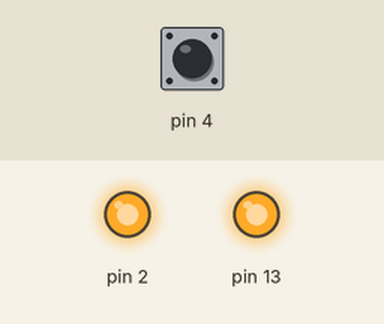
This sketch was run on a simulated Arduino Uno, built with avr-gcc and run on an emulated ATmega328P. Shown: output pins drawn as LEDs (lit = HIGH). Inputs (shaded band) come from the test bench; at power-on: pin 4 HIGH. At 9.7 s the program stops and its outputs stay as they are.

Above: at 1.5 s.
1.6 s: pin 4 pulled LOW for 0.15 s
At 2.14 s:
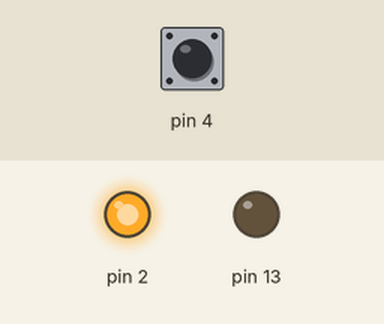
3.7 s: pin 4 pulled LOW for 3.2 s
At 10.0 s:
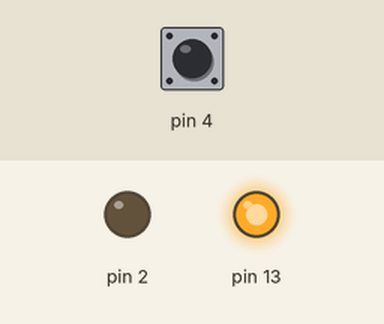
Timing chart, 0 to 11.2 s (numbered marks = the images above; inputs shaded):
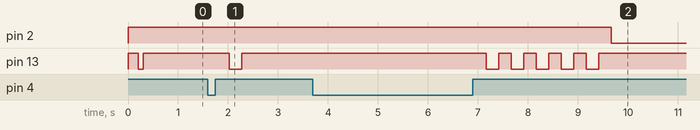

Measured:
- after the input at 1.6 s, pin 13: HIGH → LOW after 0.42 s, → HIGH 0.25 s later
- after the input at 3.7 s, pin 2: HIGH → LOW after 6.0 s; pin 13: alternates HIGH for 0.25 s and LOW for 0.25 s, 10 changes in all, then stays HIGH, starting after 3.5 s

The sketch:

xpowerbtn.ino
```cpp
#include <Arduino.h>
#include "buttn.h"

unsigned long btc=0;

button b1(4);

void setup()
{
  pinMode(2, OUTPUT);
  digitalWrite(2, 1);
  pinMode(13, OUTPUT);
  digitalWrite(13, 1);

  for(int i=10; i--; delay(BTN_PERIOD)) b1.debounce();
  while(b1.debounce()==1); // wait release
  digitalWrite(13, 0);
  delay(100);
  digitalWrite(13, 1);
}

void flashes(int n)
{
  for(;n--;) {
    digitalWrite(13,0);
    delay(250);
    digitalWrite(13,1);
    delay(250);
  }
}

void powerdown()
{
  digitalWrite(2, 0);
  for(;;);
}


void loop()
{
  unsigned long t=millis();
  if (t-btc >= BTN_PERIOD) {btc=t; switch(b1.poll()) {
    case BTN_CLICK: flashes(1); break;
    case BTN_DCLICK: flashes(2); break;
    case BTN_MCLICK: flashes(3); break;
    case BTN_LONG: flashes(5);
    powerdown(); break;
  }}
}
```

buttn.cpp
```cpp
#if defined(ARDUINO) && (ARDUINO >= 100)
#	include <Arduino.h>
#else
#	if !defined(IRPRONTO)
#		include <WProgram.h>
#	endif
#endif

#include "buttn.h"

button::button(int pin)
{
  p=pin;
  stat=BTN_NONE;
  prev=0; cnt=0; flt = 0; cc=0;
  pinMode(p, INPUT_PULLUP);
  for(int j=0; j < 8; j++) debounce();
}

#define TICKS_DC (BTN_DC/BTN_PERIOD)
#define TICKS_LC (BTN_LC/BTN_PERIOD)

byte button::poll()
{
  byte i = debounce();
  if (i == prev) {
    if (cnt != 255) cnt++;
    if (i==0 && cnt > TICKS_DC && stat != BTN_NONE) {
        if (stat == BTN_MCLICK && cc==1) i = BTN_DCLICK; else i=stat;
        stat = BTN_NONE;
        cc = 0;
        return i;
    }
    return BTN_NONE;
  }
  prev = i;
  if (i) {
    if (cnt <= TICKS_DC)  { stat = BTN_MCLICK; cc++; }  else stat=BTN_CLICK;
    cnt = 0;
    return BTN_PRESS;
  } else {
    if (cnt >= TICKS_LC) stat = BTN_LONG;
    cnt = 0;
    return BTN_RELEASE;
  }
}

byte button::debounce()
{
  byte i = digitalRead(p);

  // debounce y=0.75y+0.25x: y=y-0.25y+0.25x: y+=0.25x-0.25y: 8y=2x-2y
  flt += i+i - (flt>>2);
  if (flt > 4) return 0; else return 1;
}
```

buttn.h
```cpp
#ifndef __BTTNX__
#define __BTTNX__

enum {BTN_NONE=0, BTN_PRESS=1, BTN_RELEASE, BTN_CLICK, BTN_LONG, BTN_DCLICK, BTN_MCLICK };

// parameter in 'ms'
#define BTN_PERIOD 20
#define BTN_DEBOUNCE 50
#define BTN_DC 250
#define BTN_LC 3000

class button {
  public:
  button(int pin);
  byte poll();
  byte debounce();
  byte stat, prev;
  int8_t flt;
  byte cnt,cc;
  int p;
};

#endif
```
